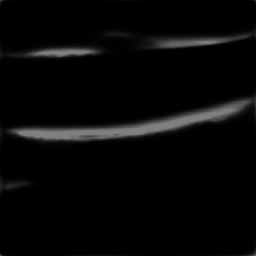
#> input picture 0_predict.png, 256 x 256 px
$ jupyter execute --allow-errors 'Image Fine tuning.ipynb'   (older library calls are emulated)
#> lines starting #> are read from the running program, lines starting #| are printed output that depends on the picture; after the words box and inside, x2 and y2 are one past the last pixel; in counts of white or black regions, pixels touching at a corner belong together
[cell 1]
import cv2
import numpy as np
import matplotlib
import matplotlib.pyplot as plt
from skimage.transform import (hough_line, hough_line_peaks,
                               probabilistic_hough_line)
from skimage.feature import canny
from skimage import data

[cell 2]
import os
image = cv2.imread(os.path.join(os.path.abspath(""), '0_predict.png'))
#> image is the input picture: shape (256, 256, 3); min 0, max 127, mean 7.3
org_image = cv2.imread(os.path.join(os.path.abspath(""), '0.png'))
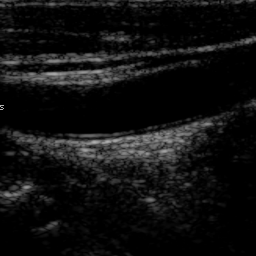
#> input picture 0.png, 256 x 256 px
#> org_image is the input picture: shape (256, 256, 3); min 0, max 176, mean 16.3

[cell 3]
fig, axes = plt.subplots(ncols=2, figsize=(10, 10), sharex=True, sharey=True)
ax = axes.ravel()
ax[0].imshow(org_image, interpolation='nearest')
ax[0].set_title('Original Image')
ax[1].imshow(image, interpolation='nearest')
ax[1].set_title('Predicted Segment')
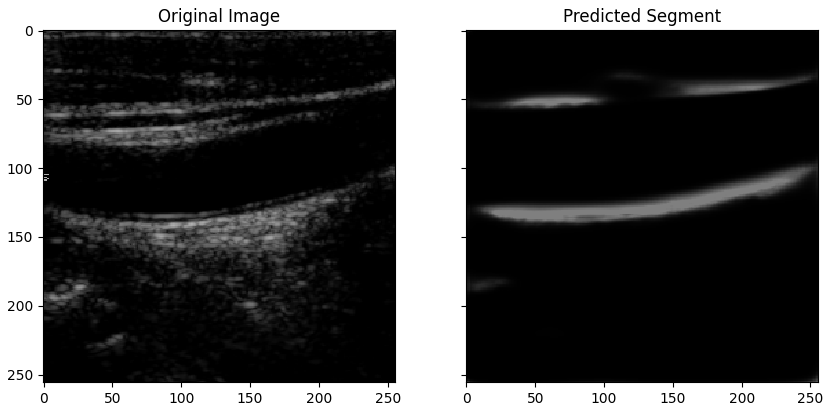
#> figure drawn by matplotlib, 2 panels

[cell 4]
gray = cv2.cvtColor(image, cv2.COLOR_BGR2GRAY)
edges = canny(gray, 6, 1, 25)
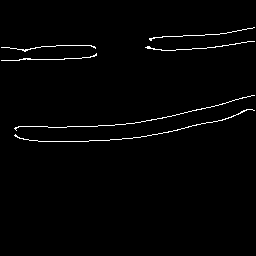
#> edges: shape (256, 256) bool; 1.5% white in thin lines or dots, all inside (x1, y1, x2, y2) = (1, 27, 255, 142)
# edges = canny(gray, sigma=6.0, low_threshold=1, high_threshold=25, mask=None, use_quantiles=None)
lines = probabilistic_hough_line(edges, threshold=6, line_length=5,
                                 line_gap=3)
#> lines = 66 items
plt.imshow(edges)
plt.show()

[cell 5]
from skimage import morphology
from PIL import Image
# thresh = 127
# im_bw = cv2.threshold(gray, thresh, 255, cv2.THRESH_BINARY)[1]
# les_image = morphology.erosion(org_image)
les_image = morphology.remove_small_objects(image, 150)
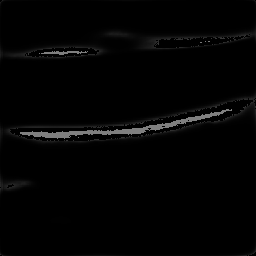
#> les_image: shape (256, 256, 3); min 0, max 127, mean 3.5
les_image = les_image.astype('uint8')*255
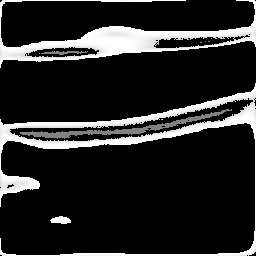
#> les_image: shape (256, 256, 3); min 0, max 255, mean 38.5
les_image
im = Image.fromarray(les_image)

fig, axes = plt.subplots(ncols=2, figsize=(10, 10), sharex=True, sharey=True)
ax = axes.ravel()
ax[0].imshow(org_image, interpolation='nearest')
ax[0].set_title('Original Image')
ax[1].imshow(im, interpolation='nearest')
ax[1].set_title('Removed Image')

[cell 6]
test_image = org_image.copy()
for ((x1,y1),(x2,y2)) in lines:
    cv2.line(test_image,(x1,y1),(x2,y2),(0,255,255),1)
#> this loop made 66 passes
#> (x1, y1, x2, y2) on passes 1 to 12: (132, 123, 166, 117), (75, 126, 93, 126), (1, 60, 19, 60), (54, 127, 66, 127), (20, 59, 64, 59), (33, 126, 18, 126), (199, 48, 206, 48), (232, 31, 241, 30), (47, 126, 34, 126), (149, 38, 175, 36), (176, 36, 193, 35), (78, 141, 88, 141)
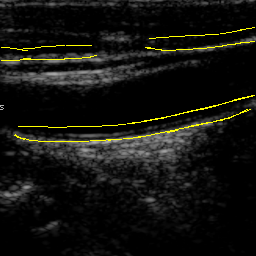
#> test_image: shape (256, 256, 3); 1.53% of pixels changed, all inside (x1, y1, x2, y2) = (1, 27, 255, 142)

fig, axes = plt.subplots(ncols=2, figsize=(10, 10), sharex=True, sharey=True)
ax = axes.ravel()
ax[0].imshow(org_image, interpolation='nearest')
ax[0].set_title('Original Image')
ax[1].imshow(test_image, interpolation='nearest')
ax[1].set_title('Predicted Segment')
#> figure, not shown here; B, G, R data is drawn as R, G, B

### OTHER  TEST

[cell 7]
import matplotlib.pyplot as plt
import matplotlib.patches as mpatches

from skimage import data
from skimage.filters import threshold_otsu
from skimage.segmentation import clear_border
from skimage.measure import label, regionprops
from skimage.morphology import closing, square
from skimage.color import label2rgb


image = gray
# apply threshold
thresh = threshold_otsu(image)
#> thresh = 49
bw = closing(image > thresh, square(3))
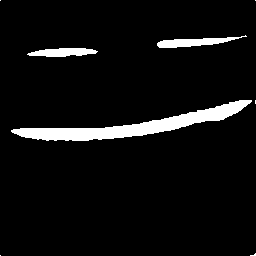
#> bw: shape (256, 256) bool; 5.9% white; 8 white regions (5 under 20 px), largest, box (x1, y1, x2, y2) and area: (11, 100, 252, 141) 2843, (157, 35, 247, 48) 534, (27, 48, 98, 57) 456

# remove artifacts connected to image border
cleared = clear_border(bw)

# label image regions
label_image = label(cleared)
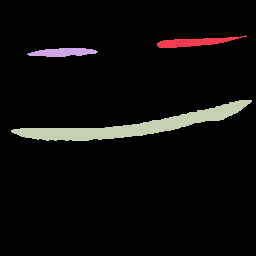
#> label_image: shape (256, 256) int32; 4 distinct labels, from 0 to 3; one colour per label, 0 black
image_label_overlay = label2rgb(label_image, image=image)
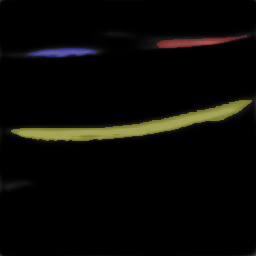
#> image_label_overlay: shape (256, 256, 3) float64; mean R, G, B 0.0356, 0.0331, 0.0222

fig, ax = plt.subplots(ncols=2,figsize=(10, 6))
ax[0].imshow(image_label_overlay)
ax[1].imshow(org_image)

#> (the rest of this cell did not finish here and is left out)

[cell 8]
from skimage import data, segmentation
from skimage import filters
import matplotlib.pyplot as plt
import numpy as np

coins = image
mask = coins > filters.threshold_otsu(coins)
#> mask: shape (256, 256) bool; 5.9% white; 9 white regions (6 under 20 px), largest, box (x1, y1, x2, y2) and area: (11, 100, 252, 141) 2843, (157, 37, 240, 48) 522, (27, 48, 98, 57) 456
clean_border = segmentation.clear_border(mask).astype(np.int)

coins_edges = segmentation.mark_boundaries(coins, clean_border)

plt.figure(figsize=(8, 3.5))
plt.subplot(121)
plt.imshow(clean_border, cmap='gray')
plt.axis('off')
plt.subplot(122)
plt.imshow(coins_edges)
plt.axis('off')


plt.tight_layout()
plt.show()
